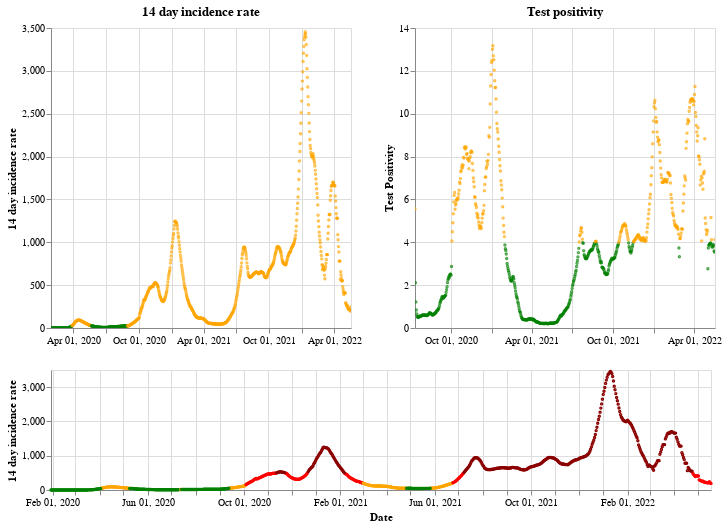

Source (notebook cell):
### Markdown cell above
## England

### Code cell
plot_traffic_light('England')

### Figure 1 — Vega-Lite specification as saved in the notebook (floating-point values rounded to 4 significant figures; data arrays with more than 128 entries replaced by an {"elided": "..."} marker saying what was removed)
{"config": {"view": {"continuousWidth": 400, "continuousHeight": 300}}, "vconcat": [{"hconcat": [{"mark": {"type": "point", "size": 2}, "encoding": {"color": {"condition": {"value": "green", "test": "(datum.twoWeeklyCasesRate <= 25)"}, "value": "orange"}, "tooltip": [{"type": "nominal", "field": "areaName"}, {"type": "temporal", "field": "date"}, {"type": "quantitative", "field": "twoWeeklyCasesRate"}, {"type": "quantitative", "field": "testPositivity"}], "x": {"type": "temporal", "axis": {"title": ""}, "field": "date", "scale": {"domain": {"selection": "DateBrush"}}, "timeUnit": "yearmonthdate"}, "y": {"type": "quantitative", "axis": {"title": "14 day incidence rate"}, "field": "twoWeeklyCasesRate"}}, "title": "14 day incidence rate", "width": 300}, {"mark": {"type": "point", "size": 2}, "encoding": {"color": {"condition": {"value": "green", "test": "(datum.testPositivity <= 4)"}, "value": "orange"}, "tooltip": [{"type": "nominal", "field": "areaName"}, {"type": "temporal", "field": "date"}, {"type": "quantitative", "field": "twoWeeklyCasesRate"}, {"type": "quantitative", "field": "testPositivity"}], "x": {"type": "temporal", "axis": {"title": ""}, "field": "date", "scale": {"domain": {"selection": "DateBrush"}}, "timeUnit": "yearmonthdate"}, "y": {"type": "quantitative", "axis": {"title": "Test Positivity"}, "field": "testPositivity"}}, "title": "Test positivity", "width": 300}]}, {"layer": [{"mark": {"type": "point", "size": 2}, "encoding": {"color": {"condition": {"value": "orange", "test": "(((datum.testPositivity < 4) && (datum.twoWeeklyCasesRate >= 50)) && (datum.twoWeeklyCasesRate < 200))"}, "value": "red"}, "opacity": {"condition": {"value": 1, "test": "((datum.twoWeeklyCasesRate >= 50) && (datum.twoWeeklyCasesRate < 500))"}, "value": 0}, "tooltip": [{"type": "nominal", "field": "areaName"}, {"type": "temporal", "field": "date"}, {"type": "quantitative", "field": "twoWeeklyCasesRate"}, {"type": "quantitative", "field": "testPositivity"}], "x": {"type": "temporal", "axis": {"title": "Date"}, "field": "date", "timeUnit": "yearmonthdate"}, "y": {"type": "quantitative", "axis": {"title": "14 day incidence rate"}, "field": "twoWeeklyCasesRate"}}, "selection": {"DateBrush": {"type": "interval", "encodings": ["x"], "fields": ["Time"]}}}, {"mark": {"type": "point", "size": 2}, "encoding": {"color": {"value": "darkred"}, "opacity": {"condition": {"value": 1, "test": "(datum.twoWeeklyCasesRate >= 500)"}, "value": 0}, "tooltip": [{"type": "nominal", "field": "areaName"}, {"type": "temporal", "field": "date"}, {"type": "quantitative", "field": "twoWeeklyCasesRate"}, {"type": "quantitative", "field": "testPositivity"}], "x": {"type": "temporal", "axis": {"title": "Date"}, "field": "date", "timeUnit": "yearmonthdate"}, "y": {"type": "quantitative", "axis": {"title": "14 day incidence rate"}, "field": "twoWeeklyCasesRate"}}}, {"mark": {"type": "point", "size": 2}, "encoding": {"color": {"condition": {"value": "green", "test": "((datum.testPositivity < 4) && (datum.twoWeeklyCasesRate < 50))"}, "value": "orange"}, "opacity": {"condition": {"value": 1, "test": "(datum.twoWeeklyCasesRate < 50)"}, "value": 0}, "tooltip": [{"type": "nominal", "field": "areaName"}, {"type": "temporal", "field": "date"}, {"type": "quantitative", "field": "twoWeeklyCasesRate"}, {"type": "quantitative", "field": "testPositivity"}], "x": {"type": "temporal", "axis": {"title": "Date"}, "field": "date", "timeUnit": "yearmonthdate"}, "y": {"type": "quantitative", "axis": {"title": "14 day incidence rate"}, "field": "twoWeeklyCasesRate"}}}], "height": 120, "width": 660}], "data": {"name": "data-6568fa5bef2fbbaf5b94c46fef1e3e7f"}, "$schema": "https://vega.github.io/schema/vega-lite/v4.8.1.json", "datasets": {"data-6568fa5bef2fbbaf5b94c46fef1e3e7f": {"elided": "840 records"}}}
